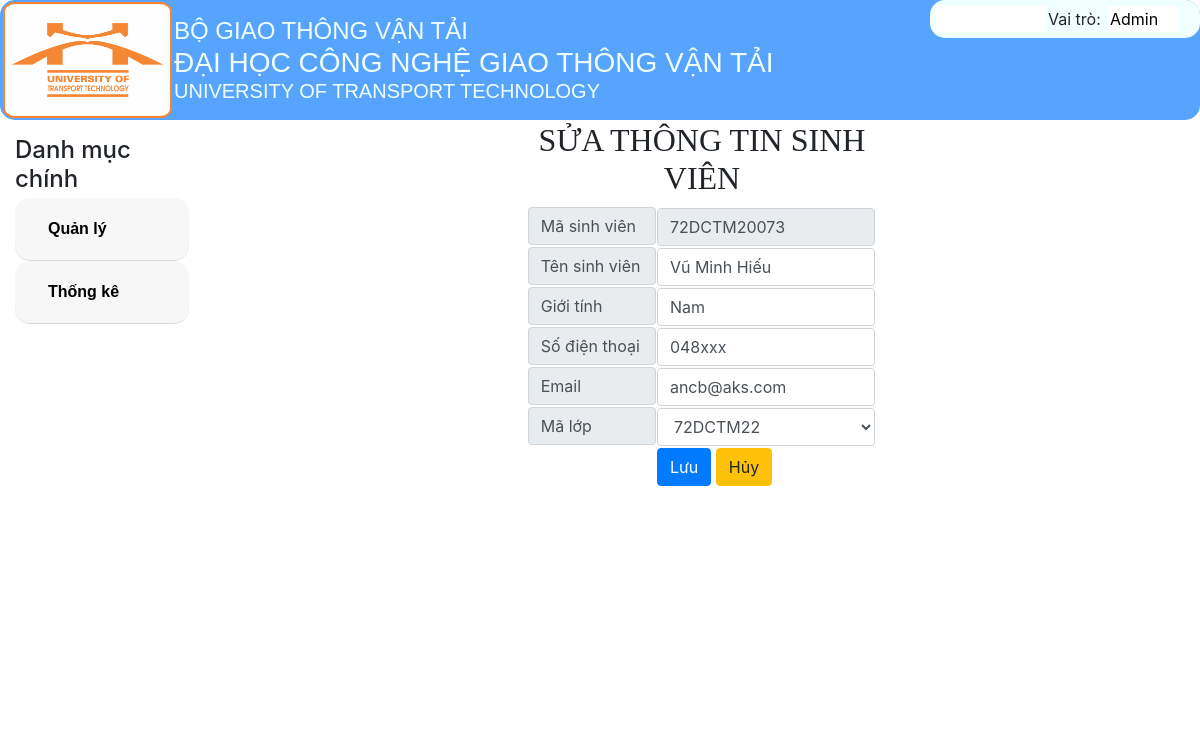
Page /DanhSachSinhVien/Sua/72DCTM20073 on the committed database.
### tables this page shows
CREATE TABLE `sinhvien` (
  `masinhvien` varchar(30) NOT NULL,
  `tensinhvien` varchar(30) NOT NULL,
  `gioitinh` varchar(10) NOT NULL,
  `sodienthoai` varchar(20) NOT NULL,
  `email` varchar(50) NOT NULL,
  `malop` varchar(30) NOT NULL
);

CREATE TABLE `lop` (
  `malop` varchar(30) NOT NULL,
  `tenlop` varchar(30) NOT NULL,
  `siso` varchar(10) NOT NULL,
  `manganh` varchar(30) NOT NULL
);

### MVC/Core/controller.php (called while the page is built, shortened)
<?php
class Controller
{
    public function mode($mode){
        return new $mode;
    }
    function view($view, $data= []){
        include_once './MVC/Views/'.$view.'.php';
    }
}

### MVC/Controllers/DanhSachSinhVien.php (called while the page is built, shortened)
<?php
class DanhSachSinhVien extends Controller
{
    protected $sinhvien;
    protected $malop;
    function __construct()
    {
        $this->sinhvien = $this->mode('SinhVien');
        $this->malop = $this->mode('Lop');
    }
    function Sua($masinhvien)
    {
        $this->view('MasterLayoutAD', [
            'page' => 'Sinhvien_sua',
            'dulieu' => $this->sinhvien->sinhvien_find($masinhvien, '', ''),
            'dulieu_malop' => $this->malop->lop_find('', ''),
        ]);
    }
}

### MVC/Core/app.php (called while the page is built, shortened)
<?php
class app
{
    protected $action = 'Get_data';
    function __construct()
    {
        $arr = $this->ProcessURL();
        if($arr!=null){
            if(file_exists("./MVC/Controllers/".$arr[0].".php")){
                $this->controller=$arr[0];
                unset($arr[0]);
            }
        }
        $this->controller=new $this->controller;
        if(isset($arr[1])){
            if(method_exists($this->controller,$arr[1])){
                $this->action=$arr[1];
            }
            unset($arr[1]);
        }
        $this->params=$arr?array_values($arr):[];
        call_user_func_array([$this->controller,$this->action],$this->params);
    }
    function ProcessURL(){
        if(isset($_GET['url'])){
            return explode("/",filter_var(trim($_GET['url']),FILTER_DEFAULT));
        }
    }
}
?>

### index.php (called while the page is built, shortened)
<?php
$myapp = new app();
?>

### MVC/Core/connectDB.php (called while the page is built, shortened)
<?php
class connectDB{
    protected $servername="localhost";
    protected $username="root";
    protected $password="";
    protected $dbname="btl_quanlydiem";
    function __construct(){
        $this->con=mysqli_connect($this->servername,$this->username,$this->password,$this->dbname);
    }
}
?>

### MVC/Models/SinhVien.php (called while the page is built, shortened)
<?php
class SinhVien extends connectDB{
    function sinhvien_find($masinhvien,$tensinhvien,$malop){
        $sql_sinhvien_find="SELECT * FROM sinhvien where masinhvien like '%$masinhvien%' and tensinhvien like '%$tensinhvien%' and malop like '%$malop%'";
        return mysqli_query($this->con,$sql_sinhvien_find);
    }
}

### MVC/Models/Lop.php (called while the page is built, shortened)
<?php
class Lop extends connectDB{
    function lop_find($malop,$tenlop){
        $sql_lop_find="SELECT * FROM lop where malop like '%$malop%' and tenlop like '%$tenlop%'";
        return mysqli_query($this->con,$sql_lop_find);
    }
}

### MVC/Views/Pages/Sinhvien_sua.php (the view, shortened to what this page needs)
<!DOCTYPE html>
<html lang="en">
<head>
    <link rel="stylesheet" href="Public/Css/style.css">
    <link rel="stylesheet" href="Public/Css/css_bootstrap.min.css">
</head>
<body>
    <form action="http://localhost/BTL_QuanLyDiem/DanhSachSinhVien/Sua_sinhvien" method="post">
        <?php
        if (isset($data['dulieu'])) {
            $row = mysqli_fetch_assoc($data['dulieu']);
        ?>
            <table cellspacing="20" align="center" style="width: 35%;">
                <div class="input-group">
                    <tr>
                        <td colspan="2" style="text-align: center;">
                            <h2 style="font-family: 'Times New Roman', Times, serif;">SỬA THÔNG TIN SINH VIÊN</h2>
                        </td>
                    </tr>
                    <tr>
                        <td class="input-group-text">Mã sinh viên</td>
                        <td>
                            <input class="form-control" type="text" name="txtMasinhvien" value="<?php echo $row['masinhvien']; ?>" readonly>
                        </td>
                    </tr>
                    <tr>
                        <td class="input-group-text">Tên sinh viên</td>
                        <td>
                            <input class="form-control" type="text" name="txtTensinhvien" placeholder="Tên sinh viên" value="<?php echo $row['tensinhvien']; ?>">
                        </td>
                    </tr>
                    <tr>
                        <td class="input-group-text">Giới tính</td>
                        <td>
                            <input class="form-control" type="text" name="txtGioitinh" placeholder="Giới tính" value="<?php echo $row['gioitinh']; ?>">
                        </td>
                    </tr>
                    <tr>
                        <td class="input-group-text">Số điện thoại</td>
                        <td>
                            <input class="form-control" type="text" name="txtSodienthoai" placeholder="Số điện thoại" value="<?php echo $row['sodienthoai']; ?>">
                        </td>
                    </tr>
                    <tr>
                        <td class="input-group-text">Email</td>
                        <td>
                            <input class="form-control" type="text" name="txtEmail" placeholder="Email" value="<?php echo $row['email']; ?>">
                        </td>
                    </tr>
                    <tr>
                        <td class="input-group-text">Mã lớp</td>
                        <td>
                            <select class="form-control" name="cbMalop" style="width: 100%;">
                                <?php
                                if (isset($data['dulieu_malop']) && $data['dulieu_malop'] != null) {
                                    while ($row_malop = mysqli_fetch_array($data['dulieu_malop'])) {
                                ?>
                                        <option value="<?php echo $row_malop['malop'] ?>" <?php if ($row_malop['malop'] == $row['malop']) echo ' selected = "selected"'; ?>>
                                            <?php echo $row_malop['tenlop'] ?>
                                        </option>
                                <?php
                                    }
                                }
                                ?>
                            </select>
                        </td>
                    </tr>
                    <tr>
                        <td></td>
                        <td>
                            <input class="btn btn-primary" type="submit" name="btnLuu" value="Lưu">
                            <input class="btn btn-warning" type="submit" name="btnHuy" value="Hủy">
                        </td>
                    </tr>
                </div>
            </table>
    </form>
<?php
        }
?>
</body>
</html>

### rows in the picture
sinhvien: txtMasinhvien "72DCTM20073", txtTensinhvien "Vũ Minh Hiếu", txtGioitinh "Nam", txtSodienthoai "048xxx", txtEmail "ancb@aks.com", cbMalop "72DCTM22"
